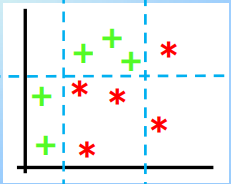
//> input picture fsiv/boosting.PNG, 231 x 184 px
$ ./assignment2 fsiv/boosting.PNG   (built with g++ and OpenCV 4)
//> lines starting //> are read from the running program, lines starting //| are printed output that depends on the picture; after the words box and inside, x2 and y2 are one past the last pixel; in counts of white or black regions, pixels touching at a corner belong together
/***********************************
 * Autor: Jose Maria Cabrera Rivas
 *
 * Assigment 2: Image Equalization

 * ******************************************/
#include <opencv2/core/core.hpp> //core routines
#include <opencv2/highgui/highgui.hpp>//imread,imshow,namedWindow,waitKey
#include "opencv2/imgcodecs.hpp"
#include "opencv2/imgproc.hpp"
#include <iostream>


using namespace std;
using namespace cv;

int main(int argc,char **argv){
try{
  if(argc!=2) {cerr<<"Usage:image"<<endl;return 0;}
  //loads the image from file
   cv::Mat image=cv::imread(argv[1]);
//> image is the input picture: 184 rows x 231 cols, CV_8UC3; mean B, G, R 240, 240.5, 236.5
   if( image.rows==0) {cerr<<"Error reading image"<<endl;return 0;}
   //creates a window
   cv::namedWindow("myimage");
   //displays the image in the window
   cv::imshow("myimage",image);

    cv::Mat image_out;
    cv::Mat image_ex;


    cv::cvtColor(image, image, cv::COLOR_RGB2GRAY);
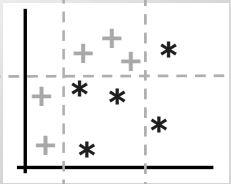
//> image: 184 rows x 231 cols, CV_8UC1; min 0, max 255, mean 239.9
    //image.copyTo(image_out);
    image_out=image.clone();


    int hist[256] {};
    int com_hist[256] {};
    int hist_norm[256] {};

    int aux=0;


//Histogram
for (int y = 0; y < image.rows; y++)
{
  for (int x = 0; x < image.cols; x++)
  {
    hist[image.at<uchar>(y, x)]++;
  }
}
//> after the loop, hist = 256 values, max 35932 at index 255, min 0 at index 1, mean 166

//Comulative histogram
    for(int i=0; i<256; i++)
    {
      aux += hist[i];
      com_hist[i] = aux;
    }
//> this loop made 256 passes
//> aux on passes 1 to 3: 892, 892, 892
//> after the loop, aux = 42504; com_hist = 256 values from 892 to 42504


    float max= com_hist[255];
//> max = 42504

//Normalize histogram
     for(int i=0; i<256; i++)
     {
       hist_norm[i]=com_hist[i]*(255/max);
     }
//> after the loop, hist_norm = 256 values from 5 to 255


    for(int y = 0; y<image.rows; y++)
        for(int x = 0; x<image.cols; x++)
        {
              image_out.at<uchar>(y,x)=hist_norm[image_out.at<uchar>(y,x)];
        }
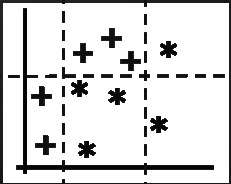
//> image_out: 184 rows x 231 cols, CV_8UC1; 15.46% of pixels changed, all inside (x1, y1, x2, y2) = (0, 0, 231, 184)


    cv::imshow("Equilized Image",image_out);


   //wait for a key to be pressed
   char c=0;
   cout<<"Press ESC to exit\n";
   while(c!=27)  //waits until ESC pressed
	  c=cv::waitKey(0);
//> the Esc key is pressed


}catch(std::exception &ex)
{
  cout<<ex.what()<<endl;
}

}

$ run again, on fsiv/dl.PNG
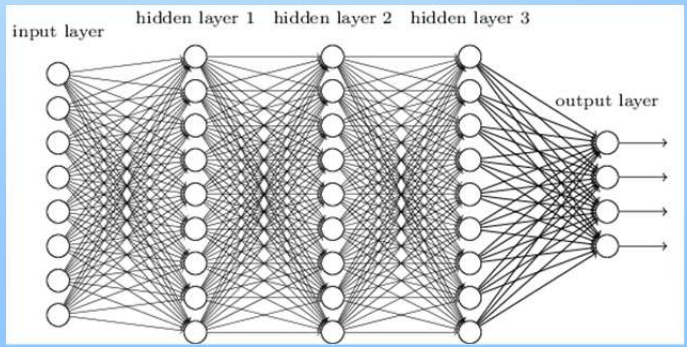
//> input picture fsiv/dl.PNG, 687 x 347 px
//> image is the input picture: 347 rows x 687 cols, CV_8UC3; mean B, G, R 213.4, 212.2, 210.4
//> `cv::cvtColor(image, image, cv::COLOR_RGB2GRAY);`:
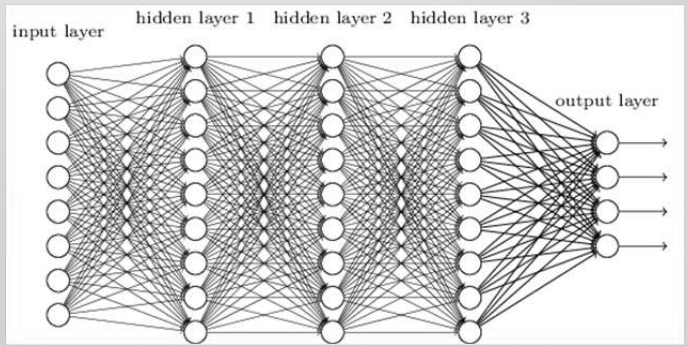
//> image: 347 rows x 687 cols, CV_8UC1; min 0, max 255, mean 212.4
//> after the loop `for (int y = 0; y < image.rows; y++)`: hist = 256 values, max 51801 at index 255, min 1 at index 0, mean 931.2
//> the loop `for(int i=0; i<256; i++)` made 256 passes
//> aux on passes 1 to 3: 1, 2, 5
//> after the loop `for(int i=0; i<256; i++)`: aux = 238389; com_hist = 256 values from 1 to 238389
//> max = 238389
//> after the loop `for(int i=0; i<256; i++)`: hist_norm = 256 values from 0 to 255
//> after the loop `for(int y = 0; y<image.rows; y++)`:
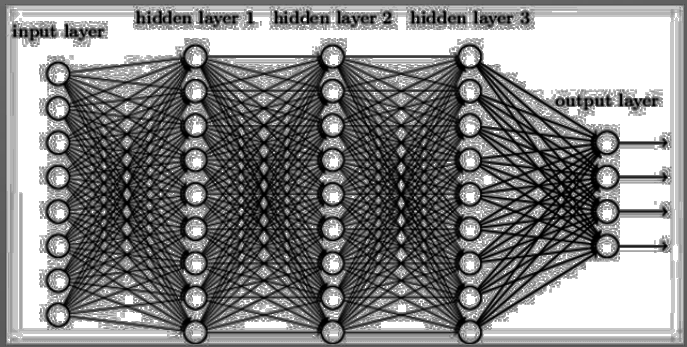
//> image_out: 347 rows x 687 cols, CV_8UC1; min 0, max 255, mean 135
